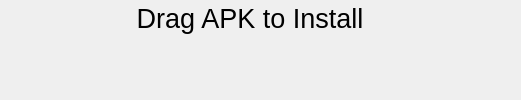
<?xml version="1.0" encoding="UTF-8"?>
<ui version="4.0">
 <class>apkDragDropWidget</class>
 <widget class="QWidget" name="apkDragDropWidget">
  <property name="geometry">
   <rect>
    <x>0</x>
    <y>0</y>
    <width>521</width>
    <height>100</height>
   </rect>
  </property>
  <property name="maximumSize">
   <size>
    <width>600</width>
    <height>100</height>
   </size>
  </property>
  <property name="windowTitle">
   <string>Form</string>
  </property>
  <widget class="QWidget" name="horizontalLayoutWidget">
   <property name="geometry">
    <rect>
     <x>0</x>
     <y>0</y>
     <width>501</width>
     <height>81</height>
    </rect>
   </property>
   <layout class="QHBoxLayout" name="horizontalLayout">
    <item>
     <widget class="QLabel" name="label">
      <property name="maximumSize">
       <size>
        <width>500</width>
        <height>75</height>
       </size>
      </property>
      <property name="font">
       <font>
        <pointsize>20</pointsize>
       </font>
      </property>
      <property name="text">
       <string>Drag APK to Install</string>
      </property>
      <property name="scaledContents">
       <bool>false</bool>
      </property>
      <property name="alignment">
       <set>Qt::AlignHCenter|Qt::AlignTop</set>
      </property>
     </widget>
    </item>
   </layout>
  </widget>
 </widget>
 <resources/>
 <connections/>
</ui>
